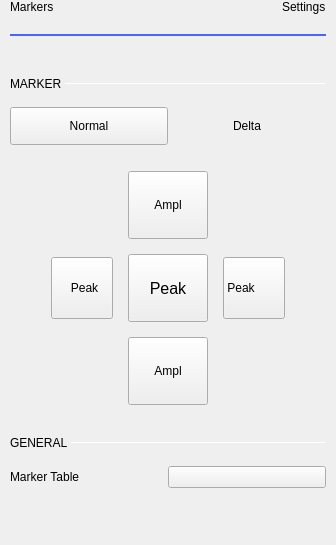
                 <widget class="QWidget" name="scrollAreaWidgetContents_2">
                  <property name="geometry">
                   <rect>
                    <x>0</x>
                    <y>0</y>
                    <width>336</width>
                    <height>545</height>
                   </rect>
                  </property>
                  <layout class="QVBoxLayout" name="verticalLayout_17">
                   <property name="leftMargin">
                    <number>10</number>
                   </property>
                   <property name="topMargin">
                    <number>0</number>
                   </property>
                   <property name="rightMargin">
                    <number>10</number>
                   </property>
                   <property name="bottomMargin">
                    <number>0</number>
                   </property>
                   <item>
                    <layout class="QHBoxLayout" name="hLayout_markers_title">
                     <property name="bottomMargin">
                      <number>14</number>
                     </property>
                     <item>
                      <widget class="QLabel" name="label_4">
                       <property name="text">
                        <string>Markers</string>
                       </property>
                       <property name="general_settings_label" stdset="0">
                        <bool>true</bool>
                       </property>
                      </widget>
                     </item>
                     <item>
                      <spacer name="horizontalSpacer_8">
                       <property name="orientation">
                        <enum>Qt::Horizontal</enum>
                       </property>
                       <property name="sizeHint" stdset="0">
                        <size>
                         <width>0</width>
                         <height>10</height>
                        </size>
                       </property>
                      </spacer>
                     </item>
                     <item>
                      <widget class="QLabel" name="labelMarkerSettingsTitle">
                       <property name="text">
                        <string>Settings</string>
                       </property>
                       <property name="general_settings_label" stdset="0">
                        <bool>true</bool>
                       </property>
                      </widget>
                     </item>
                    </layout>
                   </item>
                   <item>
                    <widget class="Line" name="lineMarkerSettingsTitle">
                     <property name="minimumSize">
                      <size>
                       <width>240</width>
                       <height>2</height>
                      </size>
                     </property>
                     <property name="maximumSize">
                      <size>
                       <width>16777215</width>
                       <height>2</height>
                      </size>
                     </property>
                     <property name="styleSheet">
                      <string notr="true">border: 2px solid rgb(74, 100, 255);</string>
                     </property>
                     <property name="orientation">
                      <enum>Qt::Horizontal</enum>
                     </property>
                    </widget>
                   </item>
                   <item>
                    <layout class="QHBoxLayout" name="hLayout_marker_selector">
                     <property name="spacing">
                      <number>0</number>
                     </property>
                     <property name="topMargin">
                      <number>10</number>
                     </property>
                    </layout>
                   </item>
                   <item>
                    <layout class="QHBoxLayout" name="horizontalLayout_4">
                     <property name="spacing">
                      <number>0</number>
                     </property>
                     <property name="topMargin">
                      <number>25</number>
                     </property>
                     <property name="rightMargin">
                      <number>0</number>
                     </property>
                     <property name="bottomMargin">
                      <number>10</number>
                     </property>
                     <item>
                      <widget class="QLabel" name="label_5">
                       <property name="sizePolicy">
                        <sizepolicy hsizetype="Minimum" vsizetype="Minimum">
                         <horstretch>0</horstretch>
                         <verstretch>0</verstretch>
                        </sizepolicy>
                       </property>
                       <property name="text">
                        <string>MARKER </string>
                       </property>
                       <property name="subsection_label" stdset="0">
                        <bool>true</bool>
                       </property>
                      </widget>
                     </item>
                     <item>
                      <widget class="Line" name="line">
                       <property name="sizePolicy">
                        <sizepolicy hsizetype="Expanding" vsizetype="Minimum">
                         <horstretch>0</horstretch>
                         <verstretch>0</verstretch>
                        </sizepolicy>
                       </property>
                       <property name="minimumSize">
                        <size>
                         <width>0</width>
                         <height>1</height>
                        </size>
                       </property>
                       <property name="maximumSize">
                        <size>
                         <width>16777215</width>
                         <height>1</height>
                        </size>
                       </property>
                       <property name="orientation">
                        <enum>Qt::Horizontal</enum>
                       </property>
                       <property name="subsection_line" stdset="0">
                        <bool>true</bool>
                       </property>
                      </widget>
                     </item>
                    </layout>
                   </item>
                   <item>
                    <layout class="QGridLayout" name="gridLayout_3">
                     <property name="topMargin">
                      <number>0</number>
                     </property>
                     <property name="bottomMargin">
                      <number>0</number>
                     </property>
                     <property name="horizontalSpacing">
                      <number>0</number>
                     </property>
                     <property name="verticalSpacing">
                      <number>15</number>
                     </property>
                     <item row="0" column="1">
                      <widget class="QPushButton" name="pushButton_4">
                       <property name="styleSheet">
                        <string notr="true">QPushButton {

height: 30px;
width: 120px;
border-width: 0px;
border-radius: 4px;
}
QPushButton:disabled {
background-color: grey;
}
QPushButton:pressed {
background-color: #F45000;
}

QPushButton:hover
{
	 background-color: #4a34ff;
}</string>
                       </property>
                       <property name="text">
                        <string>Delta</string>
                       </property>
                      </widget>
                     </item>
                     <item row="0" column="0">
                      <widget class="QPushButton" name="pushButton_3">
                       <property name="styleSheet">
                        <string notr="true">QPushButton {
height: 30px;
width: 120px;
border-width: 0px;
}</string>
                       </property>
                       <property name="text">
                        <string>Normal</string>
                       </property>
                       <property name="blue_button" stdset="0">
                        <bool>true</bool>
                       </property>
                      </widget>
                     </item>
                    </layout>
                   </item>
                   <item>
                    <layout class="QVBoxLayout" name="markerFreqPosLayout"/>
                   </item>
                   <item>
                    <layout class="QHBoxLayout" name="horizontalLayout_10">
                     <property name="spacing">
                      <number>0</number>
                     </property>
                     <property name="leftMargin">
                      <number>0</number>
                     </property>
                     <property name="topMargin">
                      <number>0</number>
                     </property>
                     <property name="rightMargin">
                      <number>0</number>
                     </property>
                     <item>
                      <spacer name="horizontalSpacer_3">
                       <property name="orientation">
                        <enum>Qt::Horizontal</enum>
                       </property>
                       <property name="sizeHint" stdset="0">
                        <size>
                         <width>2</width>
                         <height>20</height>
                        </size>
                       </property>
                      </spacer>
                     </item>
                     <item>
                      <layout class="QGridLayout" name="gridLayout_2">
                       <property name="topMargin">
                        <number>20</number>
                       </property>
                       <property name="bottomMargin">
                        <number>0</number>
                       </property>
                       <property name="spacing">
                        <number>15</number>
                       </property>
                       <item row="1" column="2">
                        <widget class="QPushButton" name="btnRightPeak">
                         <property name="sizePolicy">
                          <sizepolicy hsizetype="Fixed" vsizetype="Fixed">
                           <horstretch>0</horstretch>
                           <verstretch>0</verstretch>
                          </sizepolicy>
                         </property>
                         <property name="layoutDirection">
                          <enum>Qt::RightToLeft</enum>
                         </property>
                         <property name="styleSheet">
                          <string notr="true">QPushButton {
height: 60px;
width: 55px;
padding-left: 5px;

text-align: left;
}</string>
                         </property>
                         <property name="text">
                          <string> Peak</string>
                         </property>
                         <property name="icon">
                          <iconset resource="../../../gui/res/resources.qrc">
                           <normaloff>:/gui/icons/arrow_right.svg</normaloff>:/gui/icons/arrow_right.svg</iconset>
                         </property>
                         <property name="iconSize">
                          <size>
                           <width>12</width>
                           <height>12</height>
                          </size>
                         </property>
                         <property name="blue_button" stdset="0">
                          <bool>true</bool>
                         </property>
                        </widget>
                       </item>
                       <item row="1" column="0">
                        <widget class="QPushButton" name="btnLeftPeak">
                         <property name="sizePolicy">
                          <sizepolicy hsizetype="Fixed" vsizetype="Fixed">
                           <horstretch>0</horstretch>
                           <verstretch>0</verstretch>
                          </sizepolicy>
                         </property>
                         <property name="styleSheet">
                          <string notr="true">QPushButton {
height: 60px;
width: 55px;

padding-left: 5px;
}</string>
                         </property>
                         <property name="text">
                          <string>Peak</string>
                         </property>
                         <property name="icon">
                          <iconset resource="../../../gui/res/resources.qrc">
                           <normaloff>:/gui/icons/arrow_left.svg</normaloff>:/gui/icons/arrow_left.svg</iconset>
                         </property>
                         <property name="iconSize">
                          <size>
                           <width>12</width>
                           <height>12</height>
                          </size>
                         </property>
                         <property name="blue_button" stdset="0">
                          <bool>true</bool>
                         </property>
                        </widget>
                       </item>
                       <item row="0" column="1">
                        <widget class="QPushButton" name="btnUpAmplPeak">
                         <property name="sizePolicy">
                          <sizepolicy hsizetype="Fixed" vsizetype="Fixed">
                           <horstretch>0</horstretch>
                           <verstretch>0</verstretch>
                          </sizepolicy>
                         </property>
                         <property name="styleSheet">
                          <string notr="true">QPushButton {
height: 60px;
width: 60px;
}</string>
                         </property>
                         <property name="text">
                          <string>Ampl</string>
                         </property>
                         <property name="icon">
                          <iconset resource="../../../gui/res/resources.qrc">
                           <normaloff>:/gui/icons/arrow_up.svg</normaloff>:/gui/icons/arrow_up.svg</iconset>
                         </property>
                         <property name="iconSize">
                          <size>
                           <width>12</width>
                           <height>12</height>
                          </size>
                         </property>
                         <property name="blue_button" stdset="0">
                          <bool>true</bool>
                         </property>
                        </widget>
                       </item>
                       <item row="2" column="1">
                        <widget class="QPushButton" name="btnDnAmplPeak">
                         <property name="sizePolicy">
                          <sizepolicy hsizetype="Fixed" vsizetype="Fixed">
                           <horstretch>0</horstretch>
                           <verstretch>0</verstretch>
                          </sizepolicy>
                         </property>
                         <property name="styleSheet">
                          <string notr="true">QPushButton {
height: 60px;
width: 60px;
}</string>
                         </property>
                         <property name="text">
                          <string>Ampl</string>
                         </property>
                         <property name="icon">
                          <iconset resource="../../../gui/res/resources.qrc">
                           <normaloff>:/gui/icons/arrow_down.svg</normaloff>:/gui/icons/arrow_down.svg</iconset>
                         </property>
                         <property name="iconSize">
                          <size>
                           <width>12</width>
                           <height>12</height>
                          </size>
                         </property>
                         <property name="blue_button" stdset="0">
                          <bool>true</bool>
                         </property>
                        </widget>
                       </item>
                       <item row="1" column="1">
                        <widget class="QPushButton" name="btnMaxPeak">
                         <property name="sizePolicy">
                          <sizepolicy hsizetype="Fixed" vsizetype="Fixed">
                           <horstretch>0</horstretch>
                           <verstretch>0</verstretch>
                          </sizepolicy>
                         </property>
                         <property name="styleSheet">
                          <string notr="true">QPushButton {
font-size:16px;
height: 60px;
width: 60px;
border-width: 0px;
}</string>
                         </property>
                         <property name="text">
                          <string>Peak</string>
                         </property>
                         <property name="blue_button" stdset="0">
                          <bool>true</bool>
                         </property>
                        </widget>
                       </item>
                      </layout>
                     </item>
                     <item>
                      <spacer name="horizontalSpacer_10">
                       <property name="orientation">
                        <enum>Qt::Horizontal</enum>
                       </property>
                       <property name="sizeHint" stdset="0">
                        <size>
                         <width>2</width>
                         <height>20</height>
                        </size>
                       </property>
                      </spacer>
                     </item>
                    </layout>
                   </item>
                   <item>
                    <layout class="QHBoxLayout" name="horizontalLayout_2">
                     <property name="spacing">
                      <number>0</number>
                     </property>
                     <property name="topMargin">
                      <number>25</number>
                     </property>
                     <property name="bottomMargin">
                      <number>10</number>
                     </property>
                     <item>
                      <widget class="QLabel" name="label_6">
                       <property name="sizePolicy">
                        <sizepolicy hsizetype="Fixed" vsizetype="Preferred">
                         <horstretch>0</horstretch>
                         <verstretch>0</verstretch>
                        </sizepolicy>
                       </property>
                       <property name="text">
                        <string>GENERAL </string>
                       </property>
                       <property name="subsection_label" stdset="0">
                        <bool>true</bool>
                       </property>
                      </widget>
                     </item>
                     <item>
                      <widget class="Line" name="line_2">
                       <property name="minimumSize">
                        <size>
                         <width>0</width>
                         <height>1</height>
                        </size>
                       </property>
                       <property name="maximumSize">
                        <size>
                         <width>16777215</width>
                         <height>1</height>
                        </size>
                       </property>
                       <property name="orientation">
                        <enum>Qt::Horizontal</enum>
                       </property>
                       <property name="subsection_line" stdset="0">
                        <bool>true</bool>
                       </property>
                      </widget>
                     </item>
                    </layout>
                   </item>
                   <item>
                    <layout class="QGridLayout" name="gridLayout_4">
                     <property name="topMargin">
                      <number>0</number>
                     </property>
                     <property name="bottomMargin">
                      <number>0</number>
                     </property>
                     <property name="horizontalSpacing">
                      <number>0</number>
                     </property>
                     <property name="verticalSpacing">
                      <number>10</number>
                     </property>
                     <item row="0" column="0">
                      <widget class="QLabel" name="label_9">
                       <property name="text">
                        <string>Marker Table</string>
                       </property>
                      </widget>
                     </item>
                     <item row="0" column="1">
                      <widget class="scopy::CustomSwitch" name="btnMarkerTable">
                       <property name="text">
                        <string/>
                       </property>
                      </widget>
                     </item>
                    </layout>
                   </item>
                   <item>
                    <spacer name="verticalSpacer_5">
                     <property name="orientation">
                      <enum>Qt::Vertical</enum>
                     </property>
                     <property name="sizeHint" stdset="0">
                      <size>
                       <width>10</width>
                       <height>0</height>
                      </size>
                     </property>
                    </spacer>
                   </item>
                  </layout>
                 </widget>
